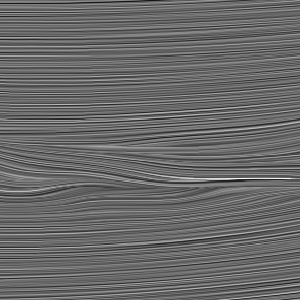

Write Python code to recreate this figure.
#!/usr/bin/env python

# Test vtkStructuredGridLIC2D with a Y-direction slice.

import vtkmodules.vtkInteractionStyle  # noqa: F401
import vtkmodules.vtkRenderingOpenGL2  # noqa: F401

import os

from vtkmodules.vtkCommonDataModel import vtkImageData, vtkStructuredGrid
from vtkmodules.vtkFiltersExtraction import vtkExtractGrid
from vtkmodules.vtkFiltersGeometry import vtkDataSetSurfaceFilter
from vtkmodules.vtkImagingCore import vtkImageShiftScale
from vtkmodules.vtkIOImage import vtkPNGReader
from vtkmodules.vtkIOXML import vtkXMLStructuredGridReader
from vtkmodules.vtkRenderingCore import (
    vtkActor,
    vtkPolyDataMapper,
    vtkRenderWindow,
    vtkRenderWindowInteractor,
    vtkRenderer,
    vtkTexture,
)
from vtkmodules.vtkRenderingLICOpenGL2 import vtkStructuredGridLIC2D

# Parameters
magnification = 8
num_steps = 100
slice_dir = 1  # Y slice
slice_idx = 0
zoom_factor = 3.0

# Read structured grid data
data_dir = os.environ.get("VPE_DATA_DIR", os.path.dirname(os.path.abspath(__file__)))
reader = vtkXMLStructuredGridReader()
reader.SetFileName(os.path.join(data_dir, "timestep_0_15.vts"))
reader.Update()

# Determine VOI based on slice direction
extent = list(reader.GetOutput().GetExtent())
voi = list(extent)

# Y slice (XZ plane)
voi[2] = voi[3] = max(extent[2], min(extent[2] + slice_idx, extent[3]))

# Extract slice
extract_voi = vtkExtractGrid()
extract_voi.SetInputConnection(reader.GetOutputPort())
extract_voi.SetVOI(voi)

# Renderer
renderer = vtkRenderer()

# Render window (functional exception: Render() needed for OpenGL context)
render_window = vtkRenderWindow()
render_window.AddRenderer(renderer)
render_window.Render()

# Read noise texture
noise_reader = vtkPNGReader()
noise_reader.SetFileName(os.path.join(data_dir, "noise.png"))

# Apply structured grid LIC
lic_filter = vtkStructuredGridLIC2D()
if lic_filter.SetContext(render_window) == 0:
    print("WARNING: Required OpenGL extensions not supported, skipping.")
else:
    lic_filter.SetInputConnection(extract_voi.GetOutputPort())
    lic_filter.SetInputConnection(1, noise_reader.GetOutputPort(0))
    lic_filter.SetSteps(num_steps)
    lic_filter.SetStepSize(0.01 / magnification)
    lic_filter.SetMagnification(magnification)

    # Process single partition
    lic_filter.UpdatePiece(0, 1, 0)
    if lic_filter.GetFBOSuccess() == 0 or lic_filter.GetLICSuccess() == 0:
        print("WARNING: LIC computation failed, skipping.")
    else:
        lic_image = vtkImageData()
        lic_image.ShallowCopy(lic_filter.GetOutputDataObject(1))
        scalar_range = lic_image.GetPointData().GetScalars().GetRange()

        caster = vtkImageShiftScale()
        caster.SetInputData(lic_image)
        caster.SetOutputScalarTypeToUnsignedChar()
        caster.SetShift(-scalar_range[0])
        if scalar_range[1] - scalar_range[0] > 0:
            caster.SetScale(255.0 / (scalar_range[1] - scalar_range[0]))
        caster.Update()

        texture = vtkTexture()
        texture.SetInputConnection(caster.GetOutputPort())

        lic_geometry = vtkStructuredGrid()
        lic_geometry.ShallowCopy(lic_filter.GetOutput(0))

        surface_filter = vtkDataSetSurfaceFilter()
        surface_filter.SetInputData(lic_geometry)

        surface_mapper = vtkPolyDataMapper()
        surface_mapper.SetInputConnection(surface_filter.GetOutputPort())
        surface_mapper.SetScalarVisibility(0)

        surface_actor = vtkActor()
        surface_actor.SetMapper(surface_mapper)
        surface_actor.SetTexture(texture)
        renderer.AddActor(surface_actor)

    # Scene
    renderer.SetBackground(0.2, 0.1, 0.2)
    renderer.ResetCamera()
    camera = renderer.GetActiveCamera()
    camera.Zoom(zoom_factor)
    camera.Elevation(90)
    camera.SetViewUp(0, 0, -1)

    render_window.SetWindowName("structuredgrid lic2 dy slice")

    # Interactor
    interactor = vtkRenderWindowInteractor()
    interactor.SetRenderWindow(render_window)

    interactor.Initialize()
    interactor.Start()
